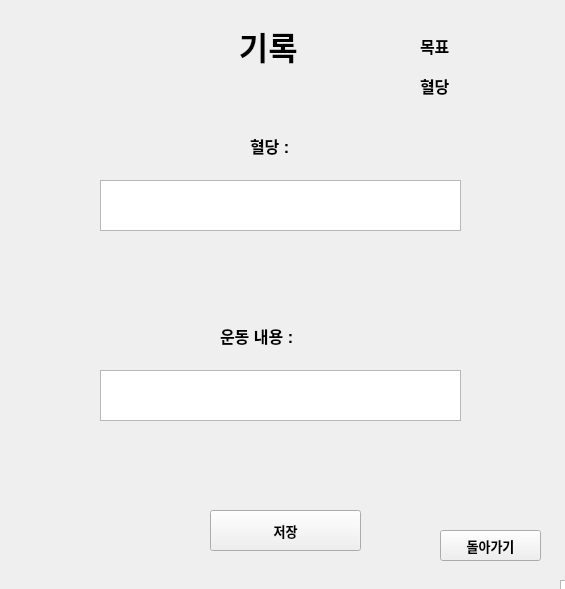
<?xml version="1.0" encoding="UTF-8"?>
<ui version="4.0">
 <class>Form</class>
 <widget class="QWidget" name="Form">
  <property name="geometry">
   <rect>
    <x>0</x>
    <y>0</y>
    <width>565</width>
    <height>589</height>
   </rect>
  </property>
  <property name="windowTitle">
   <string>Form</string>
  </property>
  <widget class="QPushButton" name="savebutton">
   <property name="geometry">
    <rect>
     <x>210</x>
     <y>510</y>
     <width>151</width>
     <height>41</height>
    </rect>
   </property>
   <property name="font">
    <font>
     <family>Arial</family>
     <pointsize>10</pointsize>
     <weight>75</weight>
     <bold>true</bold>
    </font>
   </property>
   <property name="text">
    <string>저장</string>
   </property>
   <property name="checkable">
    <bool>false</bool>
   </property>
   <property name="autoDefault">
    <bool>false</bool>
   </property>
  </widget>
  <widget class="QLabel" name="label_3">
   <property name="geometry">
    <rect>
     <x>250</x>
     <y>120</y>
     <width>271</width>
     <height>51</height>
    </rect>
   </property>
   <property name="font">
    <font>
     <family>Arial</family>
     <pointsize>12</pointsize>
     <weight>75</weight>
     <bold>true</bold>
    </font>
   </property>
   <property name="text">
    <string>혈당 :</string>
   </property>
  </widget>
  <widget class="QPushButton" name="backbutton">
   <property name="geometry">
    <rect>
     <x>440</x>
     <y>530</y>
     <width>101</width>
     <height>31</height>
    </rect>
   </property>
   <property name="font">
    <font>
     <family>Arial</family>
     <pointsize>10</pointsize>
     <weight>75</weight>
     <bold>true</bold>
    </font>
   </property>
   <property name="text">
    <string>돌아가기</string>
   </property>
   <property name="checkable">
    <bool>false</bool>
   </property>
   <property name="autoDefault">
    <bool>false</bool>
   </property>
  </widget>
  <widget class="QTextEdit" name="text_3">
   <property name="geometry">
    <rect>
     <x>100</x>
     <y>370</y>
     <width>361</width>
     <height>51</height>
    </rect>
   </property>
  </widget>
  <widget class="QTextEdit" name="text_1">
   <property name="geometry">
    <rect>
     <x>100</x>
     <y>180</y>
     <width>361</width>
     <height>51</height>
    </rect>
   </property>
  </widget>
  <widget class="QLabel" name="label">
   <property name="geometry">
    <rect>
     <x>230</x>
     <y>20</y>
     <width>121</width>
     <height>51</height>
    </rect>
   </property>
   <property name="font">
    <font>
     <family>Arial</family>
     <pointsize>24</pointsize>
     <weight>75</weight>
     <bold>true</bold>
    </font>
   </property>
   <property name="text">
    <string> 기록</string>
   </property>
  </widget>
  <widget class="QLabel" name="label_7">
   <property name="geometry">
    <rect>
     <x>420</x>
     <y>20</y>
     <width>51</width>
     <height>51</height>
    </rect>
   </property>
   <property name="font">
    <font>
     <family>Arial</family>
     <pointsize>12</pointsize>
     <weight>75</weight>
     <bold>true</bold>
    </font>
   </property>
   <property name="text">
    <string>목표 </string>
   </property>
  </widget>
  <widget class="QLabel" name="text_5">
   <property name="geometry">
    <rect>
     <x>480</x>
     <y>70</y>
     <width>101</width>
     <height>31</height>
    </rect>
   </property>
   <property name="font">
    <font>
     <family>Arial</family>
     <pointsize>11</pointsize>
    </font>
   </property>
   <property name="text">
    <string/>
   </property>
  </widget>
  <widget class="QLabel" name="label_8">
   <property name="geometry">
    <rect>
     <x>420</x>
     <y>60</y>
     <width>51</width>
     <height>51</height>
    </rect>
   </property>
   <property name="font">
    <font>
     <family>Arial</family>
     <pointsize>12</pointsize>
     <weight>75</weight>
     <bold>true</bold>
    </font>
   </property>
   <property name="text">
    <string>혈당</string>
   </property>
  </widget>
  <widget class="QLabel" name="text_4">
   <property name="geometry">
    <rect>
     <x>480</x>
     <y>20</y>
     <width>101</width>
     <height>31</height>
    </rect>
   </property>
   <property name="font">
    <font>
     <family>Arial</family>
     <pointsize>11</pointsize>
    </font>
   </property>
   <property name="text">
    <string/>
   </property>
  </widget>
  <widget class="QLabel" name="label_4">
   <property name="geometry">
    <rect>
     <x>220</x>
     <y>310</y>
     <width>271</width>
     <height>51</height>
    </rect>
   </property>
   <property name="font">
    <font>
     <family>Arial</family>
     <pointsize>12</pointsize>
     <weight>75</weight>
     <bold>true</bold>
    </font>
   </property>
   <property name="text">
    <string>운동 내용 :</string>
   </property>
  </widget>
  <widget class="QTextEdit" name="text_2">
   <property name="geometry">
    <rect>
     <x>560</x>
     <y>580</y>
     <width>16</width>
     <height>31</height>
    </rect>
   </property>
  </widget>
 </widget>
 <resources/>
 <connections/>
</ui>
